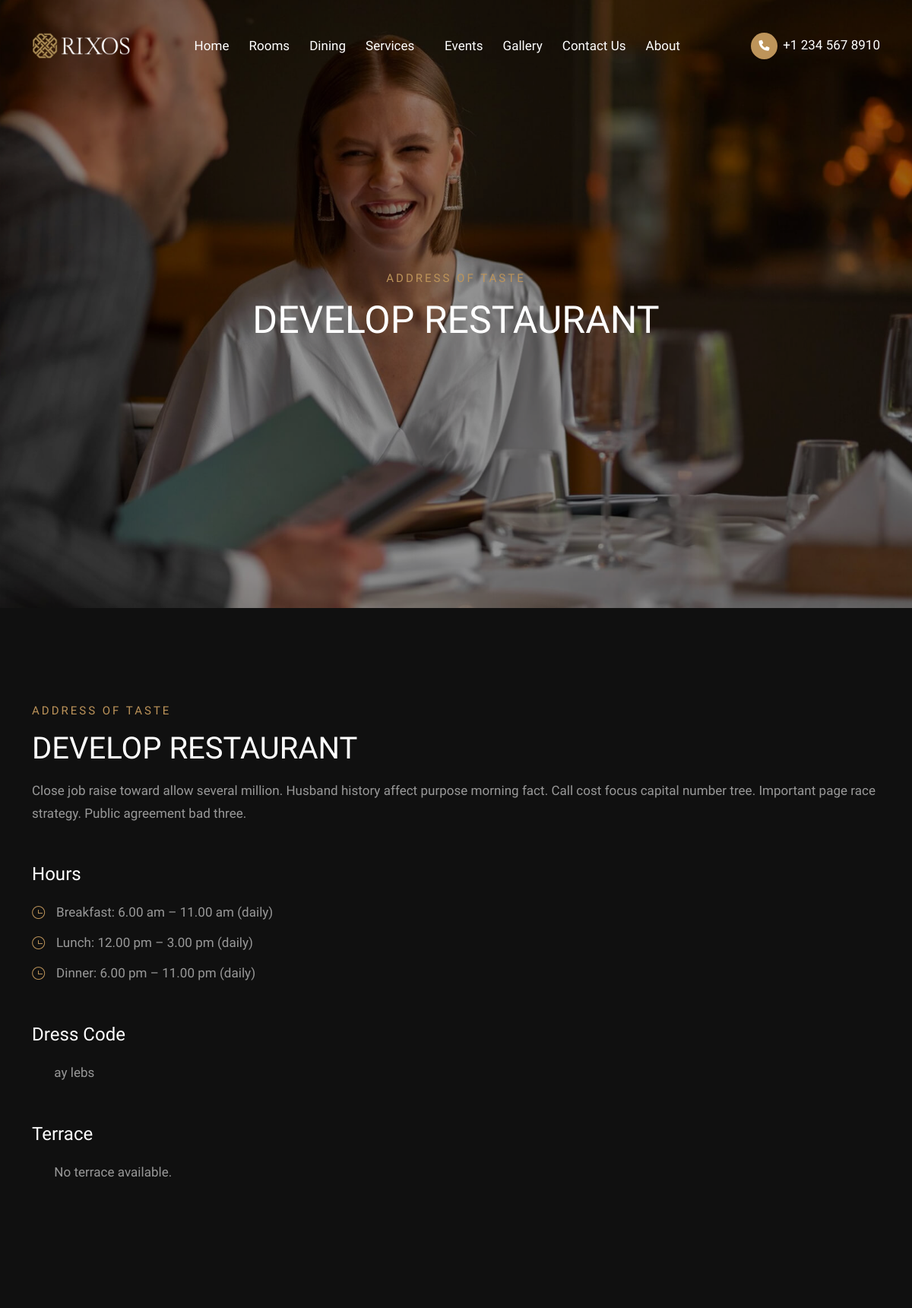
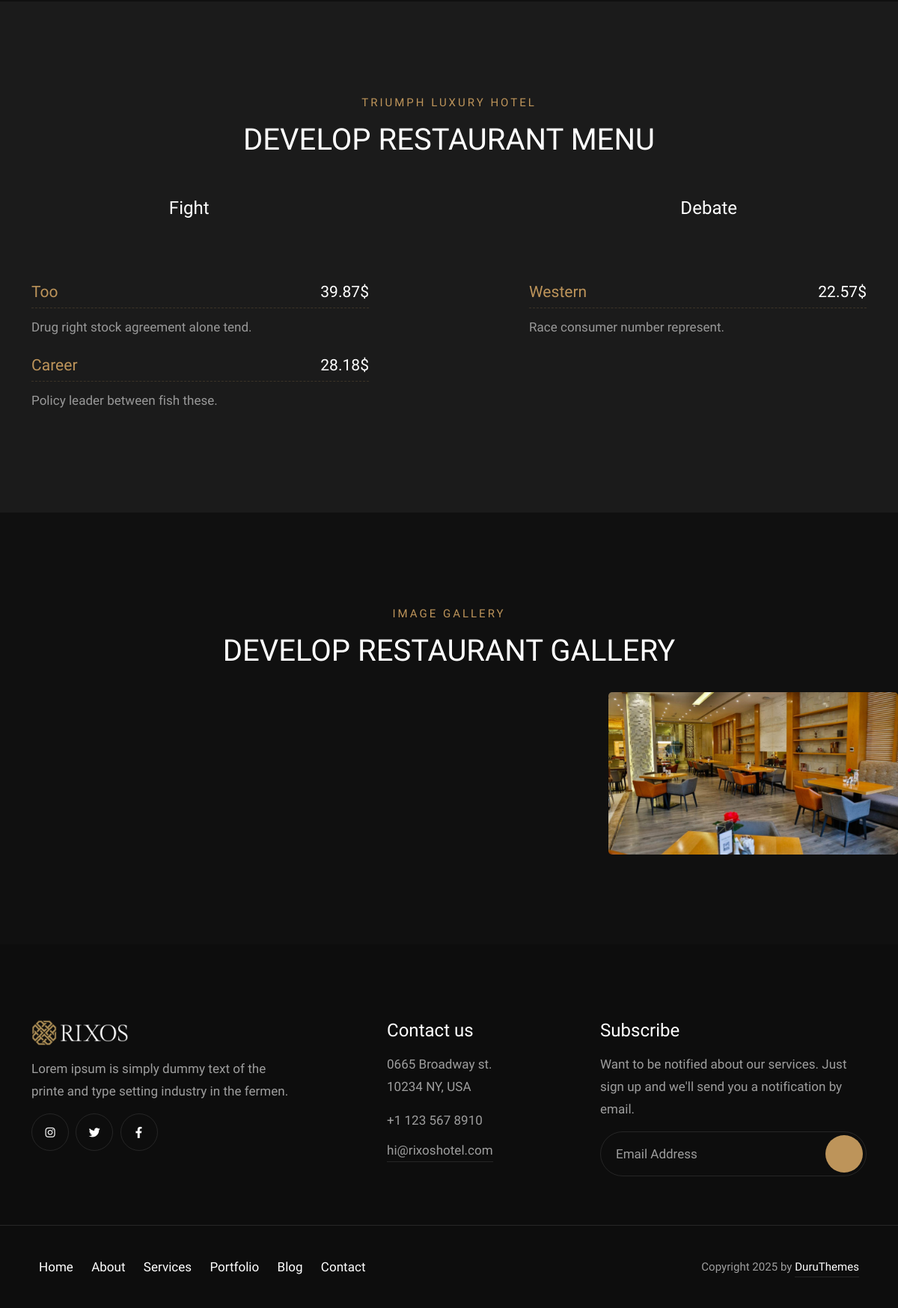
/home/triumph-luxury/restaurants/develop-restaurant/, run on the app's committed database (2 pictures, top to bottom).
### restaurants/models.py (models this page shows, shortened)
class Restaurant(models.Model):
    hotel = models.ForeignKey(Hotel, related_name="restaurants", on_delete=models.CASCADE)
    name = models.CharField(max_length=255)
    slug = models.SlugField(unique=True, blank=True, null=True)
    slogan = models.CharField(max_length=255, null=True, blank=True,default="Address Of Taste")
    description = models.TextField()
    short_description = models.TextField(null=True, blank=True)
    opening_hours = models.CharField(max_length=100,null=True, blank=True)
    breakfast_hours = models.CharField(max_length=100, null=True, blank=True,default="Breakfast: 6.00 am – 11.00 am (daily)")
    lunch_hours = models.CharField(max_length=100,null=True, blank=True,default="Lunch: 12.00 pm – 3.00 pm (daily)")
    dinner_hours = models.CharField(max_length=100,null=True, blank=True,default="Dinner: 6.00 pm – 11.00 pm (daily)")
    dress_code = models.CharField(max_length=100, null=True, blank=True)
    cuisine = models.CharField(max_length=100, null=True, blank=True)
    terrace = models.BooleanField(default=False,null=True, blank=True)
    image_cover = models.ImageField(upload_to='restaurant_images/', null=True, blank=True)
    menu_file = models.FileField(upload_to='restaurant_menus/', null=True, blank=True)
    created_at = models.DateTimeField(auto_now_add=True)

class MenuCategory(models.Model):
    restaurant = models.ForeignKey(Restaurant, related_name="menu_categories", on_delete=models.CASCADE)
    name = models.CharField(max_length=255)
    description = models.TextField()
    created_at = models.DateTimeField(auto_now_add=True)

class MenuItem(models.Model):
    category = models.ForeignKey(MenuCategory, related_name="menu_items", on_delete=models.CASCADE)
    name = models.CharField(max_length=255)
    description = models.TextField()
    price = models.DecimalField(max_digits=8, decimal_places=2)
    image = models.ImageField(upload_to='menu_item_images/', null=True, blank=True)
    created_at = models.DateTimeField(auto_now_add=True)

class RestaurantImage(models.Model):
    restaurant = models.ForeignKey(Restaurant, related_name="gallery_images", on_delete=models.CASCADE)
    image = models.ImageField(upload_to='restaurant_gallery/', null=True, blank=True)
    caption = models.CharField(max_length=255, null=True, blank=True)
    created_at = models.DateTimeField(auto_now_add=True)

### hotels/models.py (models this page shows, shortened)
class Hotel(models.Model):
    name = models.CharField(max_length=255)
    slogan = models.CharField(max_length=255, blank=True)
    title = models.CharField(max_length=255, blank=True)
    star_rating = models.PositiveSmallIntegerField(default=1, choices=[(i, f"{i} Star") for i in range(1, 6)])
    phone = models.CharField(max_length=20, blank=True)
    city = models.CharField(max_length=100, blank=True)
    country = models.CharField(max_length=100, blank=True)
    email = models.EmailField(blank=True)
    address = models.TextField()
    location = models.CharField(max_length=500, default="")
    description = models.TextField()
    slug = models.SlugField(unique=True, blank=True, null=True)
    fact_sheet = models.FileField(upload_to='hotel_fact_sheets/', null=True, blank=True)
    created_at = models.DateTimeField(auto_now_add=True)
    updated_at = models.DateTimeField(auto_now=True)
    class Meta:
        ordering = ['name']

### restaurants/views.py (the view)
# urls.py: path('home/<slug:hotel_slug>/restaurants/<slug:slug>/', views.restaurant_detail, name='restaurant-detail'),
def restaurant_detail(request, hotel_slug, slug):
    hotel = get_object_or_404(Hotel, slug=hotel_slug)
    restaurant = get_object_or_404(Restaurant, hotel=hotel, slug=slug)
    return render(request, 'restaurants/restaurant_detail.html', {
        'hotel': hotel,
        'restaurant': restaurant
    })

### templates/restaurants/restaurant_detail.html (shortened to what this page needs)
{% extends "base.html" %}
{% load static %}
{% block navbar %}
<nav class="navbar navbar-expand-lg">
    <div class="container">
        <div class="logo-wrapper">
            <a class="logo" href="{% url 'home-page' %}"> <img src={% static "img/logo.png" %} class="logo-img" alt=""> </a>
        </div>
        <div class="collapse navbar-collapse" id="navbar">
            <ul class="navbar-nav mx-auto">
                <li class="nav-item"><a class="nav-link" href="{% url 'home-page' %}">Home</a></li>
                <li class="nav-item"><a class="nav-link" href="{% url 'hotel-rooms' slug=hotel.slug %}">Rooms</a></li>
                <li class="nav-item"><a class="nav-link" href="{% url 'restaurant-list' hotel_slug=hotel.slug %}">Dining</a></li>
                <li class="nav-item dropdown"> <a class="nav-link dropdown-toggle" href="#" role="button" data-bs-toggle="dropdown" data-bs-auto-close="outside" aria-expanded="false">Services <i class="fa-light fa-angle-down"></i></a>
                </li>
                <li class="nav-item"><a class="nav-link" href="">Events</a></li>
                <li class="nav-item"><a class="nav-link" href="">Gallery</a></li>
                <li class="nav-item"><a class="nav-link" href="">Contact Us</a></li>
                <li class="nav-item dropdown"> <a class="nav-link dropdown-toggle" href="#" role="button" data-bs-toggle="dropdown" data-bs-auto-close="outside" aria-expanded="false">About<i class="fa-light fa-angle-down"></i></a>
                </li>
            </ul>
            <div class="navbar-right">
                <div class="phonex"><a href="tel:+12345678910"><i class="fa-solid fa-phone"></i> +1 234 567 8910</a></div>
            </div>
        </div>
    </div>
</nav>
{% endblock navbar %}
{% block content %}
<section class="banner-header full-height valign bg-img" data-overlay-dark="4" data-background="{% if restaurant.banner_image %}{{ restaurant.banner_image.url }}{% else %}{% static 'img/banner/11.jpg' %}{% endif %}">
    <div class="container">
        <div class="row justify-content-center">
            <div class="col-md-12 text-center">
                <div class="subtitle">{{ restaurant.slogan }}</div>
                <div class="title mb-0">{{ restaurant.name }}</div>
            </div>
        </div>
    </div>
</section>
<section class="page-details section-padding">
    <div class="container">
        <div class="row">
            <div class="col-md-12">
                <div class="section-subtitle">Address of taste</div>
                <div class="section-title">{{ restaurant.name }}</div>
            </div>
        </div>
        <div class="row mb-30">
            <div class="col-md-12">
                <p>{{ restaurant.description }}</p>
            </div>
        </div>
        <div class="row mb-30">
            <div class="col-md-12">
                <h5>Hours</h5>
                <ul class="list-unstyled page-list">
                    <li>
                        {% if restaurant.breakfast_hours %}
                        <div class="page-list-icon"> <span class="ti-time"></span> </div>
                        <div class="page-list-text">
                            <p>{{ restaurant.breakfast_hours }}</p>
                        </div>
                        {% endif %}
                    </li>
                    <li>
                        {% if restaurant.lunch_hours %}
                        <div class="page-list-icon"> <span class="ti-time"></span> </div>
                        <div class="page-list-text">
                            <p>{{ restaurant.lunch_hours }}</p>
                        </div>
                        {% endif %}
                    </li>
                    <li>
                        {% if restaurant.dinner_hours %}
                        <div class="page-list-icon"> <span class="ti-time"></span> </div>
                        <div class="page-list-text">
                            <p>{{ restaurant.dinner_hours }}</p>
                        </div>
                        {% endif %}
                    </li>
                </ul>
            </div>
        </div>
        <div class="row mb-30">
            {% if restaurant.dress_code %}
            <div class="col-md-12">
                <h5>Dress Code</h5>
                <ul class="list-unstyled page-list">
                    <li class="d-flex align-items-center">
                        <div class="page-list-icon">
                            <span class="fa-thin fa-shirt"></span>
                        </div>
                        <div class="page-list-text ms-3">
                            <p>{{ restaurant.dress_code }}</p>
                        </div>
                    </li>
                </ul>
            </div>
            {% endif %}
        </div>
        <div class="row mb-30">
            <div class="col-md-12">
                <h5>Terrace</h5>
                <ul class="list-unstyled page-list">
                    <li class="d-flex align-items-center">
                        <div class="page-list-icon">
                            {% if restaurant.terrace %}
                                <i class="fa-thin fa-check"></i>
                            {% else %}
                                <i class="fa-thin fa-xmark"></i>
                            {% endif %}
                        </div>
                        <div class="page-list-text ms-3">
                            <p>
                                {% if restaurant.terrace %}
                                    Available
                                {% else %}
                                    No terrace available.
                                {% endif %}
                            </p>
                        </div>
                    </li>
                </ul>
            </div>
        </div>
    </div>
</section>
{% if restaurant.menu_categories.exists %}
<section id="menu" class="restaurant-menu menu section-padding bg-darkgray">
    <div class="container">
        <div class="row">
            <div class="col-md-12 text-center">
                <div class="section-subtitle"><span>{{ hotel.name }}</span></div>
                <div class="section-title text-white">{{ restaurant.name }} Menu</div>
            </div>
        </div>
        <div class="row">
            <div class="tabs-icon col-md-10 offset-md-1 text-center">
                <div class="owl-carousel owl-theme">
                    {% for category in restaurant.menu_categories.all %}
                    <div id="tab-{{ category.id }}" class="item">
                        <h6>{{ category.name }}</h6>
                    </div>
                    {% endfor %}
                </div>
            </div>
            <div class="restaurant-menu-content col-md-12">
                {% for category in restaurant.menu_categories.all %}
                <div id="tab-{{ category.id }}-content" class="cont {% if forloop.first %}active{% endif %}">
                    <div class="row">
                        {% for item in category.menu_items.all %}
                        <div class="col-md-5 {% if forloop.counter|divisibleby:2 %}offset-md-2{% endif %}">
                            <div class="menu-info">
                                <h5>{{ item.name }} <span class="price">{{ item.price }}$</span></h5>
                                <p>{{ item.description }}</p>
                            </div>
                        </div>
                        {% endfor %}
                    </div>
                </div>
                {% endfor %}
            </div>
        </div>
    </div>
</section>
{% endif %}
{% if restaurant.gallery_images.exists %}
<section class="galleryscroll section-padding">
    <div class="container-fluid p-0">
        <div class="row justify-content-center">
            <div class="col-md-12 text-center mb-20">
                <div class="section-subtitle">Image Gallery</div>
                <div class="section-title">{{ restaurant.name }} Gallery</div>
            </div>
        </div>
        <div class="row">
            <div class="col-md-12">
                <div class="owl-carousel owl-theme">
                    {% for image in restaurant.gallery_images.all %}
                    <div class="item">
                        <a href="{{ image.image.url }}" title="{{ image.caption }}" class="gallery-masonry-item-img-link img-zoom">
                            <div class="img">
                                <img src="{{ image.image.url }}" class="img-fluid mx-auto d-block" alt="{{ image.caption }}">
                            </div>
                        </a>
                    </div>
                    {% endfor %}
                </div>
            </div>
        </div>
    </div>
</section>
{% endif %}
{% endblock %}

### data on the page
Restaurant: slogan "ADDRESS OF TASTE", name "DEVELOP RESTAURANT", description "Close job raise toward allow several million. Husband history affect purpose morning fact. Call cost focus capital number tree. Important page race strategy. Public agreement bad three.", breakfast_hours "Breakfast: 6.00 am – 11.00 am (daily)", lunch_hours "Lunch: 12.00 pm – 3.00 pm (daily)", dinner_hours "Dinner: 6.00 pm – 11.00 pm (daily)", dress_code "ay lebs"
Hotel: name "TRIUMPH LUXURY HOTEL"
MenuCategory: name "Fight"
MenuCategory: name "Debate"
MenuItem: name "Too", price "39.87", description "Drug right stock agreement alone tend."
MenuItem: name "Western", price "22.57", description "Race consumer number represent."
MenuItem: name "Career", price "28.18", description "Policy leader between fish these."
RestaurantImage: image (picture)
RestaurantImage: image (picture)
